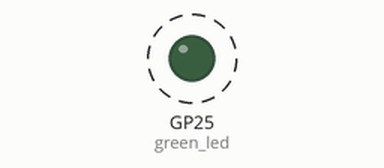
Recording of a program running on a simulated Raspberry Pi Pico running MicroPython. On the bench: output pins drawn as LEDs (lit = HIGH). Dashed ring = blinking.

Above: at 0.5 s.
Timing chart, 0 to 4.6 s (numbered marks = the images above):
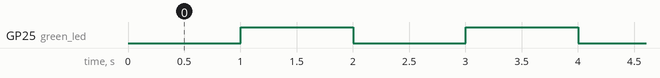

The program:

_________________.py
```python
from machine import Pin
import time

green_led = Pin("LED", Pin.OUT)
green_led.value(0)
last_toggle = time.ticks_ms()

while True:
    now = time.ticks_ms()
    if time.ticks_diff(now, last_toggle) >= 1000:
        green_led.toggle()
        last_toggle = now
```

Measured:
- by itself, GP25 (green_led): alternates HIGH for 1.0 s and LOW for 1.0 s
